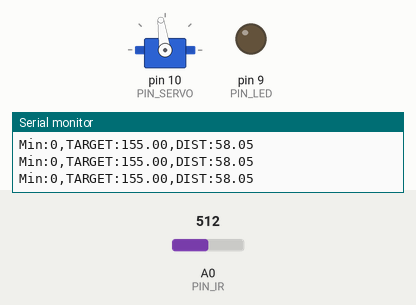
This sketch was run on a simulated Arduino Uno, built with avr-gcc and run on an emulated ATmega328P. Shown: servo, output pins drawn as LEDs (lit = HIGH), the last lines printed to the serial monitor. Inputs (shaded band) come from the test bench; at power-on: A0 (PIN_IR) = 512.

Above: at 1.2 s.
1.3 s: A0 (PIN_IR) set to 319
2.8 s: A0 (PIN_IR) set to 296
At 3.7 s:
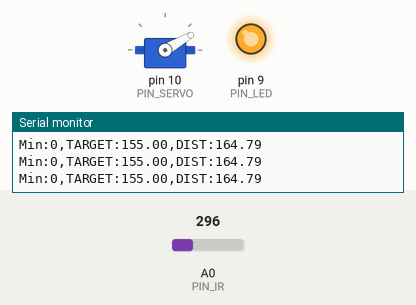
4.3 s: A0 (PIN_IR) set to 511
At 4.9 s:
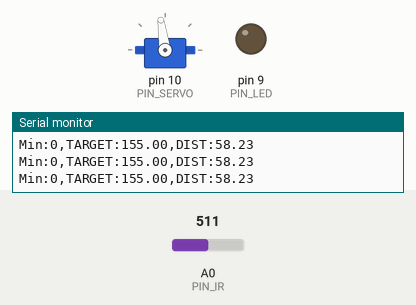
5.8 s: A0 (PIN_IR) set to 306
At 6.8 s:
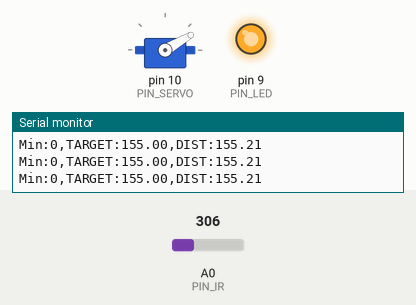
7.4 s: A0 (PIN_IR) set to 716
At 8.4 s:
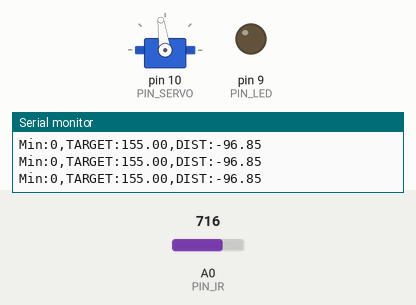
Timing chart, 0 to 9.9 s (numbered marks = the images above; inputs shaded):
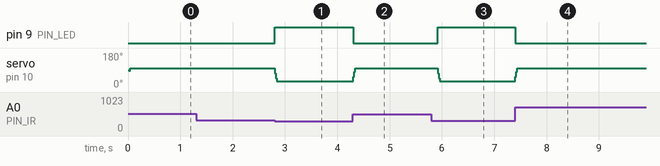

Measured:
- the behaviour switches between 307 and 306 on A0 (PIN_IR) (found by bisection; images 0 and 1)
- after the input at 2.8 s, pin 9 (PIN_LED): LOW → HIGH at once; servo on pin 10 (PIN_SERVO): 98° → 30° at once
- after the input at 4.3 s, pin 9 (PIN_LED): HIGH → LOW at once; servo on pin 10 (PIN_SERVO): 30° → 98° at once
- after the input at 5.8 s, pin 9 (PIN_LED): LOW → HIGH after 0.12 s; servo on pin 10 (PIN_SERVO): 98° → 30° after 0.12 s
- after the input at 7.4 s, pin 9 (PIN_LED): HIGH → LOW at once; servo on pin 10 (PIN_SERVO): 30° → 98° at once

The sketch:

22_bbc_20223127.ino
```cpp
#include <Servo.h>

// Arduino pin assignment
#define PIN_LED 9
#define PIN_SERVO 10
#define PIN_IR A0
#define PIN_VAR A3

// Event interval parameters
#define _INTERVAL_DIST    20 // distance sensor interval (unit: ms)
#define _INTERVAL_SERVO   20 // servo interval (unit: ms)
#define _INTERVAL_SERIAL  20 // serial interval (unit: ms)

// EMA filter configuration for the IR distance sensor
#define _EMA_ALPHA 0.4      // EMA weight (range: 0 to 1)
                          // Setting  k_EMA_ALPHA to 0 effectively disables EMA filter.

// Servo adjustment
#define _DUTY_MAX 1550// Servo angle: D degree
#define _DUTY_NEU 1150  // Servo angle: 0 degree
#define _DUTY_MIN 750   // Servo angle: E degree
#define _SERVO_ANGLE_DIFF 60 // Replace with |D - E| degree
#define _SERVO_SPEED 1000 // servo speed limit (unit: degree/second)

#define _BANGBANG_RANGE_UP 300
#define _BANGBANG_RANGE_DOWN 400

// global variables
float dist_filtered, dist_ema, dist_target; // unit: mm

Servo myservo;

int duty_change_per_interval; // maximum duty difference per interval
int duty_target;    // Target duty
int duty_curr;      // Current duty

unsigned long last_sampling_time_dist;   // unit: msec
unsigned long last_sampling_time_servo;  // unit: msec
unsigned long last_sampling_time_serial; // unit: msec

bool event_dist, event_servo, event_serial; // event triggered?

void setup() {
  // initialize GPIO pins
  pinMode(PIN_LED,OUTPUT);
  myservo.attach(PIN_SERVO);
  duty_target = duty_curr = _DUTY_NEU;

  // convert angular speed into duty change per interval.
  duty_change_per_interval =
    (_DUTY_MAX - _DUTY_MIN) * (_SERVO_SPEED / (float) _SERVO_ANGLE_DIFF) * (_INTERVAL_SERVO / 1000.0);

  // initialize serial port
  Serial.begin(1000000);
  // Set a target distance
  dist_target = 155; // 15.5 cm, the center of the rail
}

void loop() {
  unsigned long time_curr = millis();

  // wait until next event time
  if (time_curr >= (last_sampling_time_dist + _INTERVAL_DIST)) {
        last_sampling_time_dist += _INTERVAL_DIST;
        event_dist = true;
  }
  if (time_curr >= (last_sampling_time_servo + _INTERVAL_SERVO)) {
        last_sampling_time_servo += _INTERVAL_SERVO;
        event_servo = true;
  }
  if (time_curr >= (last_sampling_time_serial + _INTERVAL_SERIAL)) {
        last_sampling_time_serial += _INTERVAL_SERIAL;
        event_serial = true;
  }

  if(event_dist) {
    event_dist = false;

    // get a distance reading from the distance sensor
    dist_filtered = volt_to_distance(ir_sensor_filtered(10, 0.5)); // Replace n with your desired value
    dist_ema = _EMA_ALPHA * dist_ema + (1.0 - _EMA_ALPHA) * dist_filtered;

    // bang bang control
    if(dist_target > dist_ema) { // Replace 1 with a proper test expression using dist_target and dist_ema.
      duty_target = _DUTY_NEU + _BANGBANG_RANGE_DOWN; // Complete this line using _BANGBANG_RANGE.
      digitalWrite(PIN_LED, 0);
    }
    else {
      duty_target = _DUTY_NEU - _BANGBANG_RANGE_UP; // Complete this line using _BANGBANG_RANGE.
      digitalWrite(PIN_LED, 1);
    }
  }

  if(event_servo) {
    event_servo = false;

    // adjust duty_curr toward duty_target by duty_change_per_interval
    if (duty_target > duty_curr) {
      duty_curr += duty_change_per_interval;
      if (duty_curr > duty_target)
          duty_curr = duty_target;
    } else {
      duty_curr -= duty_change_per_interval;
      if (duty_curr < duty_target)
        duty_curr = duty_target;
    }
    // update servo position
    if(duty_curr > _DUTY_MAX) duty_curr = _DUTY_MAX; // for servo arm protection
    if(duty_curr < _DUTY_MIN) duty_curr = _DUTY_MIN;
    myservo.writeMicroseconds(duty_curr);
  }

  if(event_serial) {
    event_serial = false;
// output the read value to the serial port
    Serial.print("Min:0,TARGET:"); Serial.print(dist_target);
    Serial.print(",DIST:");
    Serial.println(dist_ema);
  }
}

float volt_to_distance(int a_value)
{
// Replace the below line with the equation obtained from nonlinear regression analysis
  return 457 + 0.0939 * a_value - 0.0087 * pow(a_value, 2) + 0.0000217 * pow(a_value, 3) - 0.0000000157 * pow(a_value, 4);// Replace this with the equation obtained from nonlinear regression analysis
}

unsigned int ir_sensor_filtered(unsigned int n, float position)
{
  // Eliminate spiky noise of an IR distance sensor by repeating measurement and taking a middle value
  // n: number of measurement repetition
  // position: the percentile of the sample to be taken (0.0 <= position <= 1.0)

  // The output of Sharp infrared sensor includes lots of spiky noise.
  // To eliminate such a spike, ir_sensor_filtered() performs the following two steps:
  // Step 1. Repeat measurement n times and collect n * position smallest samples, where 0 <= postion <= 1.
  // Step 2. Return the largest sample among the collected ones.

  unsigned int *ir_val, tmp, ret_idx, ret_val;
  unsigned int start_time;

  ret_idx = (unsigned int) ceil(n * position);

  // Step 1. Repeat measurement n times and collect n * position smallest samples.
  // Note: simple implementation requires an array of n elements to store n samples.
  // Instead, we can save memory by allocating an array of (n * position + 1) elements.

  ir_val = (unsigned int*) malloc(sizeof(unsigned int) * (ret_idx + 2));
  ir_val[0] = analogRead(PIN_IR);

  for (int i = 1; i < n; i++) {
    int j;
    if(i < ret_idx + 1) {
      ir_val[i] = analogRead(PIN_IR);
      j = i - 1;
    }
    else {
      ir_val[ret_idx + 1] = analogRead(PIN_IR);
      j = ret_idx;
    }

    for( ; j >= 0; j--) {
      if(ir_val[j] > ir_val[j+1]) {
        tmp = ir_val[j];
        ir_val[j] = ir_val[j+1];
        ir_val[j+1] = tmp;
      }
    }
  }

  // Step 2. Return the largest sample among the collected ones.
  if(position > 0.0) ret_val = ir_val[ret_idx];
  else ret_val = ir_val[0];

  free(ir_val);

  return ret_val;
}
```
